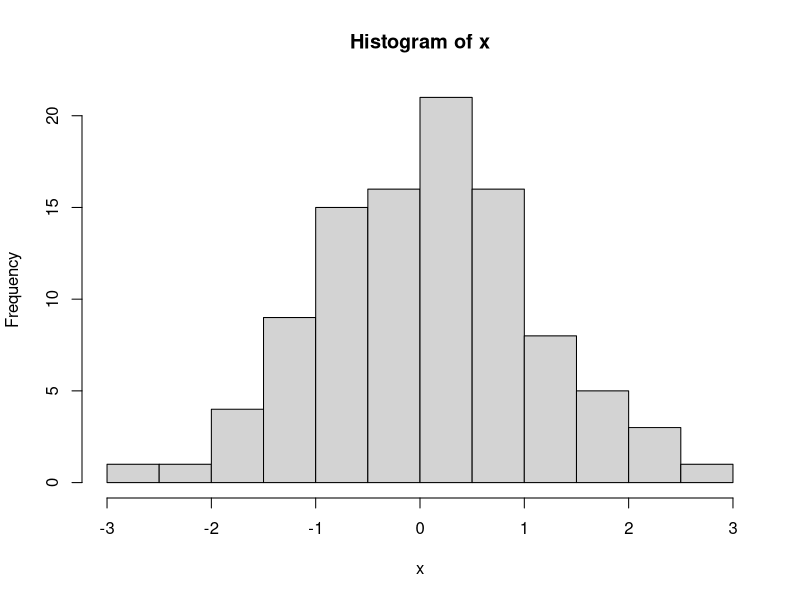

Generate this figure with R:
## ---- chunk 1
x <- rnorm(100)
summary(x)
## ---- chunk 2
hist(x)
